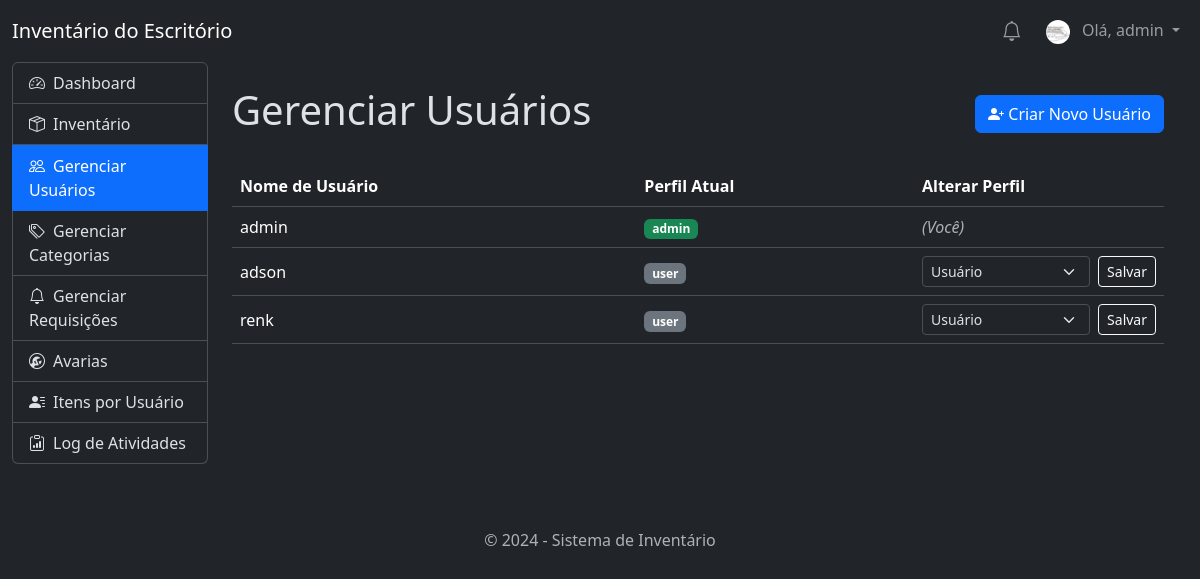
Page /manage_users (signed in) on the committed database.
### tables this page shows
CREATE TABLE users (
                id INTEGER PRIMARY KEY AUTOINCREMENT,
                username TEXT UNIQUE NOT NULL,
                password TEXT NOT NULL,
                role TEXT NOT NULL DEFAULT 'user'
            , profile_image_file TEXT);

### app.py (the view, shortened to what this page needs)
@app.route('/manage_users', methods=('GET', 'POST'))
@admin_required
def manage_users():
    db = get_db()
    users = db.execute('SELECT id, username, role FROM users ORDER BY username').fetchall()
    return render_template('manage_users.html', users=users)

### app.py (called while the page is built)
def get_db():
    db = getattr(g, '_database', None)
    if db is None:
        db = g._database = sqlite3.connect(app.config['DATABASE'])
        db.row_factory = sqlite3.Row
    return db

@app.teardown_appcontext
def close_connection(exception):
    db = getattr(g, '_database', None)
    if db is not None:
        db.close()

@app.context_processor
def inject_categories():
    if g.user:
        db = get_db()
        categories = db.execute('SELECT DISTINCT category FROM items WHERE category IS NOT NULL AND category != "" ORDER BY category').fetchall()
        return dict(all_categories=categories)
    return dict(all_categories=[], notifications=[])

@app.context_processor
def inject_notifications():
    if g.user:
        db = get_db()
        notifications = db.execute('SELECT * FROM notifications WHERE user_id = ? AND is_read = 0 ORDER BY created_at DESC', (g.user['id'],)).fetchall()
        return dict(notifications=notifications)
    return dict(notifications=[])

@app.before_request
def load_logged_in_user():
    user_id = session.get('user_id')
    if user_id is None:
        g.user = None
    else:
        g.user = get_db().execute(
            'SELECT * FROM users WHERE id = ?', (user_id,)
        ).fetchone()

def admin_required(view):
    @functools.wraps(view)
    def wrapped_view(**kwargs):
        if g.user is None:
            return redirect(url_for('login'))
        if g.user['role'] != 'admin':
            abort(403) # Erro 'Forbidden' (Proibido)
        return view(**kwargs)
    return wrapped_view

### templates/manage_users.html (shortened to what this page needs)
{% extends 'base.html' %}
{% block content %}
<div class="table-container">
    <div class="d-flex justify-content-between align-items-center mb-4">
        <h1>Gerenciar Usuários</h1>
        <button type="button" class="btn btn-primary" data-bs-toggle="modal" data-bs-target="#createUserModal">
            <i class="bi bi-person-plus-fill"></i> Criar Novo Usuário
        </button>
    </div>
    <div class="table-responsive">
        <table class="table table-futuristic">
            <thead>
                <tr>
                    <th>Nome de Usuário</th>
                    <th>Perfil Atual</th>
                    <th style="width: 250px;">Alterar Perfil</th>
                </tr>
            </thead>
            <tbody>
                {% for user in users %}
                <tr>
                    <td class="align-middle">{{ user.username }}</td>
                    <td class="align-middle">
                        <span class="badge {% if user.role == 'admin' %}bg-success{% else %}bg-secondary{% endif %}">{{ user.role }}</span>
                    </td>
                    <td>
                        {% if user.id != g.user.id %}
                        <form method="post" action="{{ url_for('manage_users') }}" class="d-flex">
                            <select name="role" class="form-select form-select-sm me-2">
                                <option value="user" {% if user.role == 'user' %}selected{% endif %}>Usuário</option>
                            </select>
                            <button type="submit" class="btn btn-sm btn-outline-light">Salvar</button>
                        </form>
                        {% else %}
                        <span class="text-muted fst-italic">(Você)</span>
                        {% endif %}
                    </td>
                </tr>
                {% endfor %}
            </tbody>
        </table>
    </div>
</div>
{% endblock %}

### templates/base.html (shortened to what this page needs)
<!doctype html>
<html lang="pt-br" data-bs-theme="dark">
<head>
    <link href="https://cdn.jsdelivr.net/npm/bootstrap@5.3.3/dist/css/bootstrap.min.css" rel="stylesheet">
    <link rel="stylesheet" href="https://cdn.jsdelivr.net/npm/bootstrap-icons@1.11.3/font/bootstrap-icons.min.css">
</head>
<body>
    <nav class="navbar navbar-expand-lg navbar-dark bg-dark">
        <div class="container-fluid">
            <a class="navbar-brand" href="{{ url_for('dashboard') }}">Inventário do Escritório</a>
            <div class="navbar-nav d-flex align-items-center">
                {% if g.user %}
                    <div class="nav-item dropdown me-2">
                        <a class="nav-link position-relative" href="#" id="navbarNotificationDropdown" role="button" data-bs-toggle="dropdown" aria-expanded="false">
                            <i class="bi bi-bell fs-5"></i>
                        </a>
                    </div>
                    <div class="nav-item dropdown">
                        <a class="nav-link dropdown-toggle" href="#" id="navbarUserDropdown" role="button" data-bs-toggle="dropdown" aria-expanded="false">
                            {% if g.user.profile_image_file %}
                                <img src="{{ url_for('profile_pic', filename=g.user.profile_image_file) }}" alt="Foto de Perfil" class="rounded-circle me-2" style="width: 24px; height: 24px; object-fit: cover;">
                            {% else %}
                                <i class="bi bi-person-circle me-2"></i>
                            {% endif %}
                            Olá, {{ g.user['username'] }}
                        </a>
                    </div>
                {% else %}
                    <a class="nav-link" href="{{ url_for('login') }}">Login</a>
                    <a class="nav-link" href="{{ url_for('register') }}">Registrar</a>
                {% endif %}
            </div>
        </div>
    </nav>
    <div class="container-fluid">
        <div class="row g-0">
            <aside class="col-md-3 col-lg-2">
                <div class="list-group">
                    <a href="{{ url_for('dashboard') }}" class="list-group-item list-group-item-action {% if request.endpoint == 'dashboard' %}active{% endif %}">
                        <i class="bi bi-speedometer2 me-2"></i>Dashboard
                    </a>
                    {% set inventory_active = request.endpoint in ['index', 'add', 'edit'] %}
                    <a href="#inventory-submenu" data-bs-toggle="collapse" class="list-group-item list-group-item-action {% if inventory_active %}active{% endif %}" aria-expanded="{{ 'true' if inventory_active else 'false' }}">
                        <i class="bi bi-box-seam me-2"></i>Inventário
                    </a>
                    {% if g.user['role'] == 'admin' %}
                        <a href="{{ url_for('manage_users') }}" class="list-group-item list-group-item-action {% if request.endpoint == 'manage_users' %}active{% endif %}">
                            <i class="bi bi-people me-2"></i>Gerenciar Usuários
                        </a>
                        <a href="{{ url_for('manage_categories') }}" class="list-group-item list-group-item-action {% if request.endpoint == 'manage_categories' %}active{% endif %}">
                            <i class="bi bi-tags me-2"></i>Gerenciar Categorias
                        </a>
                        <a href="{{ url_for('manage_requests') }}" class="list-group-item list-group-item-action {% if request.endpoint == 'manage_requests' %}active{% endif %}">
                            <i class="bi bi-bell me-2"></i>Gerenciar Requisições
                        </a>
                        <a href="{{ url_for('broken_items') }}" class="list-group-item list-group-item-action {% if request.endpoint == 'broken_items' %}active{% endif %}">
                            <i class="bi bi-wrench-adjustable-circle me-2"></i>Avarias
                        </a>
                        <a href="{{ url_for('user_assets') }}" class="list-group-item list-group-item-action {% if request.endpoint == 'user_assets' %}active{% endif %}">
                            <i class="bi bi-person-lines-fill me-2"></i>Itens por Usuário
                        </a>
                        <a href="{{ url_for('logs') }}" class="list-group-item list-group-item-action {% if request.endpoint == 'logs' %}active{% endif %}">
                            <i class="bi bi-clipboard-data me-2"></i>Log de Atividades
                        </a>
                    {% endif %}
                </div>
            </aside>
            <main class="col-md-9 col-lg-10 p-4">
                {% block content %}
                {% endblock %}
            </main>
        </div>
    </div>
    <div class="container-fluid">
        <footer class="text-center text-muted mt-5 py-3">
            <p class="mb-0">&copy; 2024 - Sistema de Inventário</p>
        </footer>
    </div>
</body>
</html>

### rows in the picture
users: profile_image_file (picture), user.username "admin", username "admin", role "admin", shows "(Você)"
users: username "adson", role "user", role "Usuário"
users: username "renk", role "user", role "Usuário"
